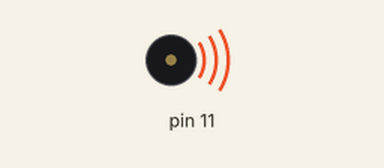
Bench run of a sketch on a simulated Arduino Uno, built with avr-gcc and run on an emulated ATmega328P. Parts: buzzer (waves = sounding).

Above: at 0.1 s.
At 2.0 s:
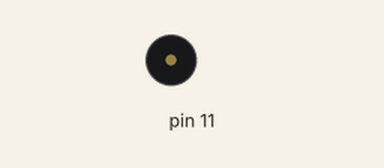
Timing chart, 0 to 3.5 s (numbered marks = the images above):
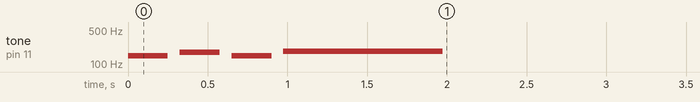

The sketch:

songs_and_tones_using_arrays.ino
```cpp
/*Play Happy Birthday*/
#include "pitchs.h" // access our pitchs.h header
int j; // counter to access array
int noteDuration; // calculate note length
int melody[] = {NOTE_D3, NOTE_D3, NOTE_E3, NOTE_D3, NOTE_G3, NOTE_FS3,
NOTE_D3, NOTE_D3, NOTE_E3, NOTE_D3, NOTE_A3, NOTE_G3,
NOTE_D3, NOTE_D3, NOTE_D4, NOTE_B3, NOTE_G3, NOTE_FS3, NOTE_E3,
NOTE_C4, NOTE_C4, NOTE_B3, NOTE_G3, NOTE_A3, NOTE_G3}; // notes corresponding to the header

int melodyRiptide[] = {NOTE_A3, NOTE_B3, NOTE_C3, NOTE_D3, NOTE_E3,
NOTE_E3,NOTE_A4, NOTE_G3, NOTE_F3, NOTE_E3,
NOTE_C3, NOTE_C3,NOTE_C3, NOTE_C3, NOTE_C4}; // notes corresponding to the header

int melody2[] = {NOTE_D3, NOTE_F3, NOTE_D3, NOTE_FS3};

int noteDurations [] = {8,8,4,4,4,2,
8, 8,4,4,4,2,
8, 8,4, 4,4,4,4,
8, 8,4,4,4,2}; // note length, time, or duration

int noteDurations2 [] = {4,4,4,1}; // note length, time, or duration

int noteTime = 1000; // base time
int pause;


void setup() {
  // put your setup code here, to run once:
  // increment has to match the number of notes
  for (j = 0; j<4; j++){
    //calculate note durations
    noteDuration = noteTime/noteDurations2[j]; // calculate the length of time each note will play based on the noteDurations array
    // *2 on melody moves up an octave and /2 to move down an octave
    tone(11, melody2[j], noteDuration);
    pause = noteDuration * 1.3;
    delay(pause);
    noTone(11);
  }


}

void loop() {
  // put your main code here, to run repeatedly:

}
```

pitchs.h
```cpp
#define NOTE_B0 31
#define NOTE_C1 33
#define NOTE_CS1 35
#define NOTE_D1 37
#define NOTE_DS1 39
#define NOTE_E1 41
#define NOTE_F1 44
#define NOTE_FS1 46
#define NOTE_G1 49
#define NOTE_GS1 52
#define NOTE_A1 55
#define NOTE_AS1 58
#define NOTE_B1 62
#define NOTE_C2 65
#define NOTE_CS2 69
#define NOTE_D2 73
#define NOTE_DS2 78
#define NOTE_E2 82
#define NOTE_F2 87
#define NOTE_FS2 93
#define NOTE_G2 98
#define NOTE_GS2 104
#define NOTE_A2 110
#define NOTE_AS2 117
#define NOTE_B2 123
#define NOTE_C3 131
#define NOTE_CS3 139
#define NOTE_D3 147
#define NOTE_DS3 156
#define NOTE_E3 165
#define NOTE_F3 175
#define NOTE_FS3 185
#define NOTE_G3 196
#define NOTE_GS3 208
#define NOTE_A3 220
#define NOTE_AS3 233
#define NOTE_B3 247
#define NOTE_C4 262
#define NOTE_CS4 277
#define NOTE_D4 294
#define NOTE_DS4 311
#define NOTE_E4 330
#define NOTE_F4 349
#define NOTE_FS4 370
#define NOTE_G4 392
#define NOTE_GS4 415
#define NOTE_A4 440
#define NOTE_AS4 466
#define NOTE_B4 494
#define NOTE_C5 523
#define NOTE_CS5 554
#define NOTE_D5 587
#define NOTE_DS5 622
#define NOTE_E5 659
#define NOTE_F5 698
#define NOTE_FS5 740
#define NOTE_G5 784
#define NOTE_GS5 831
#define NOTE_A5 880
#define NOTE_AS5 932
#define NOTE_B5 988
#define NOTE_C6 1047
#define NOTE_CS6 1109
#define NOTE_D6 1175
#define NOTE_DS6 1245
#define NOTE_E6 1319
#define NOTE_F6 1397
#define NOTE_FS6 1480
#define NOTE_G6 1568
#define NOTE_GS6 1661
#define NOTE_A6 1760
#define NOTE_AS6 1865
#define NOTE_B6 1976
#define NOTE_C7 2093
#define NOTE_CS7 2217
#define NOTE_D7 2349
#define NOTE_DS7 2489
#define NOTE_E7 2637
#define NOTE_F7 2794
#define NOTE_FS7 2960
#define NOTE_G7 3136
#define NOTE_GS7 3322
#define NOTE_A7 3520
#define NOTE_AS7 3729
#define NOTE_B7 3951
#define NOTE_C8 4186
#define NOTE_CS8 4435
#define NOTE_D8 4699
#define NOTE_DS8 4978
```
